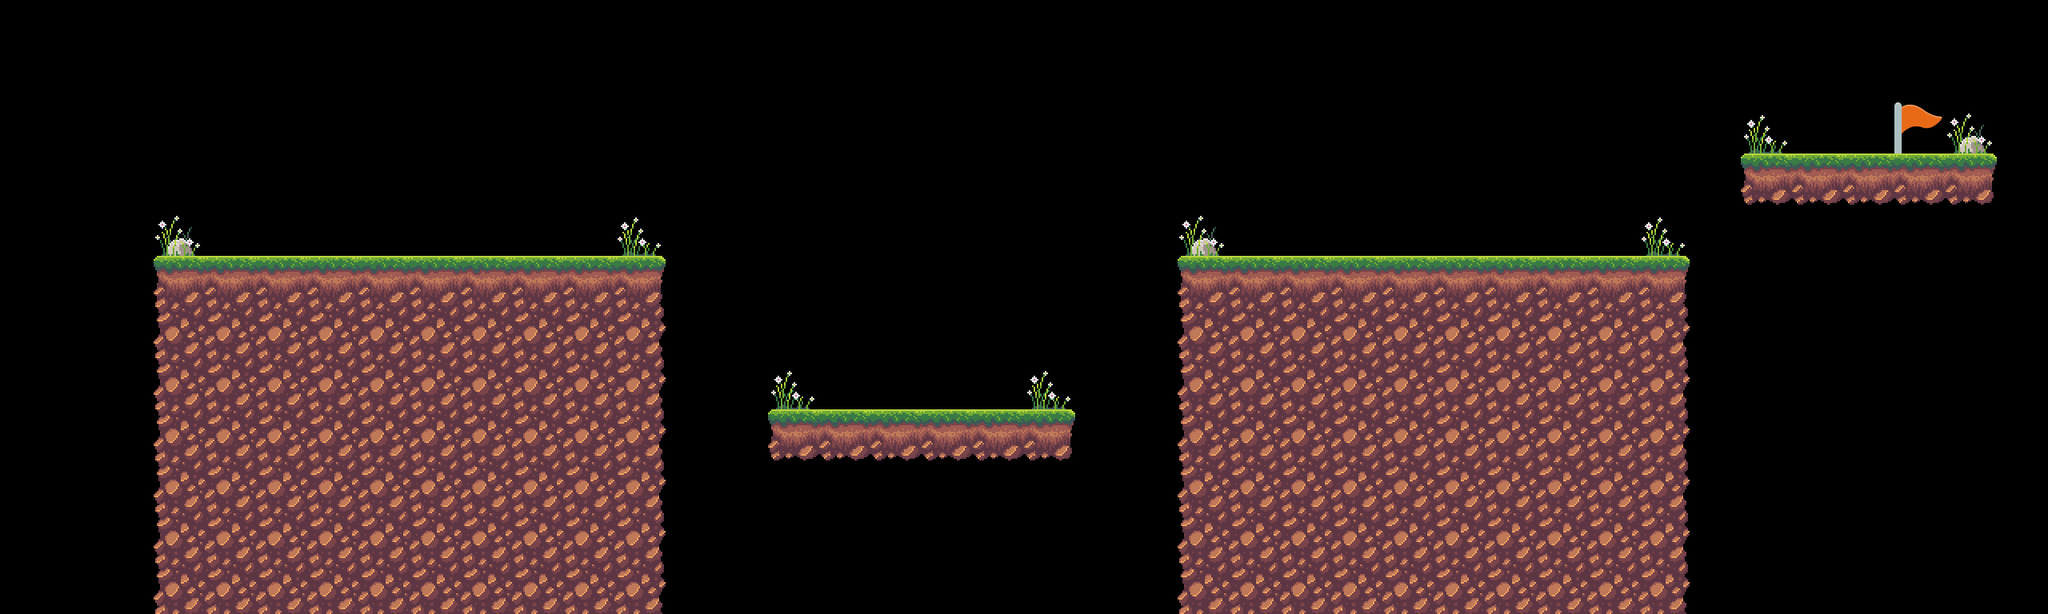

The image is a tile-based game level rendered from a .tmx file. Its description and complete source (layers, tilesets, objects, tile grids) follow:
An orthogonal 40x12 tile map with 64x64 px tiles, 1 tile layer (Tile Layer 1), 4 tilesets and 8 objects.

<map version="1.9" tiledversion="1.9.2" orientation="orthogonal" renderorder="right-down" width="40" height="12" tilewidth="64" tileheight="64" infinite="0" nextlayerid="6" nextobjectid="9">
 <editorsettings>
  <export target="../../../2DPlatformer/maps/level1.lua" format="lua" />
 </editorsettings>
 <tileset firstgid="1" name="platformer" tilewidth="64" tileheight="64" tilecount="9" columns="3">
  <image source="../../2DPlatformer/maps/tileset.png" width="192" height="192" />
 </tileset>
 <tileset firstgid="10" name="Flag" tilewidth="64" tileheight="64" tilecount="1" columns="1">
  <image source="../../2DPlatformer/maps/flag.png" width="64" height="64" />
 </tileset>
 <tileset firstgid="11" name="tileset" tilewidth="64" tileheight="64" tilecount="56" columns="8">
  <image source="../../2DPlatformer/maps/[64x64] Rocky Grass.png" width="512" height="448" />
 </tileset>
 <tileset firstgid="67" name="tileset2" tilewidth="64" tileheight="64" tilecount="16" columns="4">
  <image source="../../2DPlatformer/maps/[64x64] Decoraciones V1.png" width="256" height="256" />
 </tileset>
 <layer id="1" name="Tile Layer 1" width="40" height="12">
  <data encoding="csv">
0,0,0,0,0,0,0,0,0,0,0,0,0,0,0,0,0,0,0,0,0,0,0,0,0,0,0,0,0,0,0,0,0,0,0,0,0,0,0,0,
0,0,0,0,0,0,0,0,0,0,0,0,0,0,0,0,0,0,0,0,0,0,0,0,0,0,0,0,0,0,0,0,0,0,0,0,0,0,0,0,
0,0,0,0,0,0,0,0,0,0,0,0,0,0,0,0,0,0,0,0,0,0,0,0,0,0,0,0,0,0,0,0,0,0,80,0,0,10,76,0,
0,0,0,0,0,0,0,0,0,0,0,0,0,0,0,0,0,0,0,0,0,0,0,0,0,0,0,0,0,0,0,0,0,0,55,56,56,56,57,0,
0,0,0,76,0,0,0,0,0,0,0,0,80,0,0,0,0,0,0,0,0,0,0,76,0,0,0,0,0,0,0,0,80,0,0,0,0,0,0,0,
0,0,0,11,12,12,12,12,12,12,12,12,13,0,0,0,0,0,0,0,0,0,0,11,12,12,12,12,12,12,12,12,13,0,0,0,0,0,0,0,
0,0,0,19,20,20,20,20,20,20,20,20,21,0,0,0,0,0,0,0,0,0,0,19,20,20,20,20,20,20,20,20,21,0,0,0,0,0,0,0,
0,0,0,19,20,20,20,20,20,20,20,20,21,0,0,80,0,0,0,0,80,0,0,19,20,20,20,20,20,20,20,20,21,0,0,0,0,0,0,0,
0,0,0,19,20,20,20,20,20,20,20,20,21,0,0,55,56,56,56,56,57,0,0,19,20,20,20,20,20,20,20,20,21,0,0,0,0,0,0,0,
0,0,0,19,20,20,20,20,20,20,20,20,21,0,0,0,0,0,0,0,0,0,0,19,20,20,20,20,20,20,20,20,21,0,0,0,0,0,0,0,
0,0,0,19,20,20,20,20,20,20,20,20,21,0,0,0,0,0,0,0,0,0,0,19,20,20,20,20,20,20,20,20,21,0,0,0,0,0,0,0,
0,0,0,19,20,20,20,20,20,20,20,20,21,0,0,0,0,0,0,0,0,0,0,19,20,20,20,20,20,20,20,20,21,0,0,0,0,0,0,0
</data>
 </layer>
 <objectgroup id="4" name="Flag">
  <object id="7" x="2368" y="128" width="64" height="64" />
 </objectgroup>
 <objectgroup id="5" name="Start">
  <object id="8" x="448" y="192" width="64" height="64" />
 </objectgroup>
 <objectgroup id="2" name="Platforms">
  <object id="1" x="192" y="320" width="640" height="448" />
  <object id="2" x="960" y="512" width="384" height="64" />
  <object id="3" x="1472" y="320" width="640" height="448" />
  <object id="4" x="2176" y="192" width="320" height="64" />
 </objectgroup>
 <objectgroup id="3" name="Enemies">
  <object id="5" x="1088" y="448" width="64" height="64" />
  <object id="6" x="1728" y="256" width="64" height="64" />
 </objectgroup>
</map>
